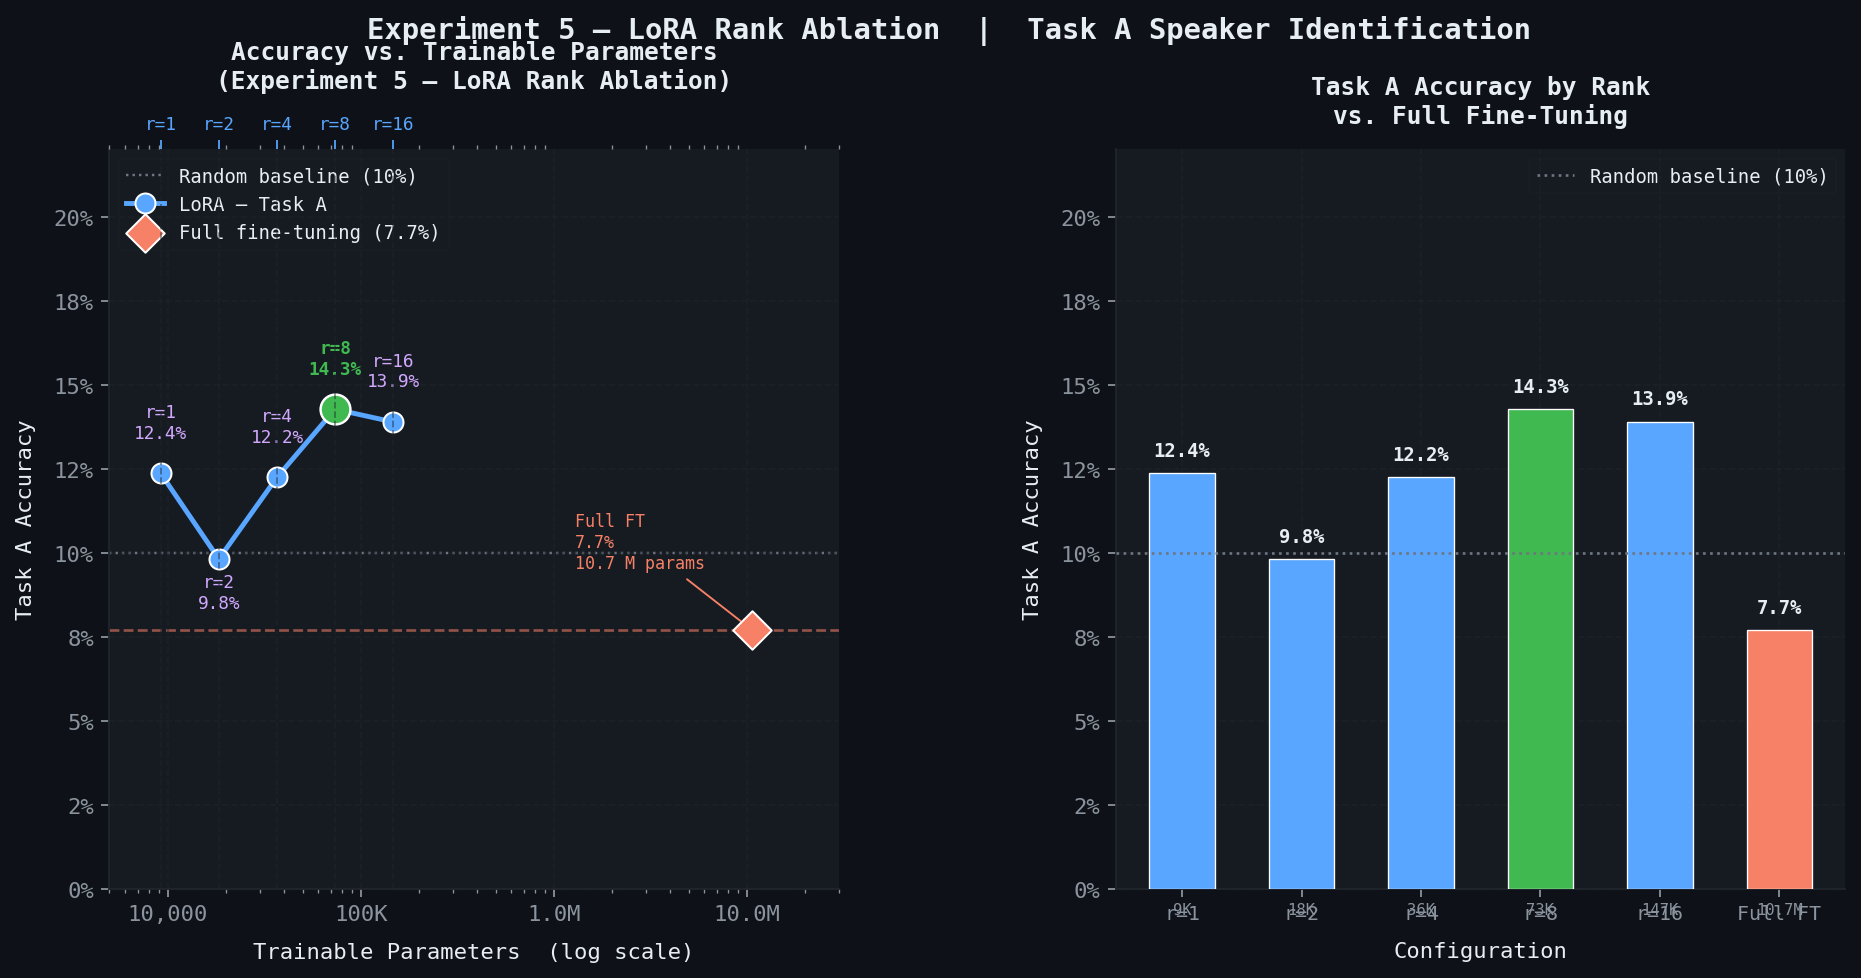

Source code (Python):
import matplotlib.pyplot as plt
import matplotlib.patches as mpatches
import matplotlib.ticker as ticker
import numpy as np
import os

# ═══════════════════════════════════════════════════════════════
#  HARDCODED DATA  — Experiment 5: LoRA Rank Ablation
# ═══════════════════════════════════════════════════════════════

# ── LoRA results ────────────────────────────────────────────────
ranks            = [1,      2,      4,      8,      16]
trainable_params = [9_216,  18_432, 36_864, 73_728, 147_456]
task_a_accuracy  = [0.1236, 0.0981, 0.1224, 0.1427, 0.1389]

# ── Full fine-tuning results ─────────────────────────────────────
fft_params   = 10_696_704   # total model params (all trainable)
fft_acc_a    = 0.0769       # Task A  7.69 %
fft_acc_b    = 0.8840       # Task B 88.40 %  (reference)

# ── Random baseline ──────────────────────────────────────────────
random_baseline = 0.10      # 10 % (1 in 10 speakers)

# ═══════════════════════════════════════════════════════════════
#  THEME
# ═══════════════════════════════════════════════════════════════
BG      = "#0e1117"
PANEL   = "#161b22"
GRID    = "#21262d"
FG      = "#e6edf3"
MUTED   = "#8b949e"

C_LORA  = "#58a6ff"   # blue  – LoRA curve
C_FFT   = "#f78166"   # coral – full fine-tuning
C_BASE  = "#6e7681"   # grey  – random baseline
C_BEST  = "#3fb950"   # green – best LoRA rank
C_ANN   = "#d2a8ff"   # lavender – annotation text

plt.rcParams.update({
    "font.family":       "monospace",
    "text.color":        FG,
    "axes.labelcolor":   FG,
    "xtick.color":       MUTED,
    "ytick.color":       MUTED,
    "axes.edgecolor":    GRID,
    "figure.facecolor":  BG,
    "axes.facecolor":    PANEL,
    "grid.color":        GRID,
    "grid.linestyle":    "--",
    "grid.alpha":        0.5,
    "axes.spines.top":   False,
    "axes.spines.right": False,
    "axes.grid":         True,
})

# ═══════════════════════════════════════════════════════════════
#  FIGURE  (2 panels side-by-side)
# ═══════════════════════════════════════════════════════════════
fig, axes = plt.subplots(1, 2, figsize=(14, 6),
                         gridspec_kw={"wspace": 0.38})
fig.patch.set_facecolor(BG)

best_idx = task_a_accuracy.index(max(task_a_accuracy))   # r=8

# ──────────────────────────────────────────────────────────────
#  PANEL 1 – Accuracy vs Trainable Params  (log-x)
# ──────────────────────────────────────────────────────────────
ax = axes[0]

# Random baseline
ax.axhline(random_baseline, color=C_BASE, lw=1.1, ls=":",
           label=f"Random baseline ({random_baseline*100:.0f}%)", zorder=1)

# Full fine-tuning horizontal dashed line
ax.axhline(fft_acc_a, color=C_FFT, lw=1.2, ls="--", alpha=0.55, zorder=1)

# LoRA curve
ax.plot(trainable_params, task_a_accuracy,
        color=C_LORA, lw=2.2, zorder=3,
        marker="o", ms=9,
        markeredgecolor="white", markeredgewidth=0.9,
        label="LoRA – Task A")

# Highlight best LoRA point
ax.scatter([trainable_params[best_idx]], [task_a_accuracy[best_idx]],
           color=C_BEST, s=180, zorder=6,
           edgecolors="white", linewidths=1.1)

# Annotate each LoRA rank
for i, (r, p, a) in enumerate(zip(ranks, trainable_params, task_a_accuracy)):
    color  = C_BEST if i == best_idx else C_ANN
    weight = "bold"  if i == best_idx else "normal"
    offset = (0, 16) if i != 1 else (0, -22)   # r=2 dips – push label down
    ax.annotate(f"r={r}\n{a*100:.1f}%",
                xy=(p, a), xytext=offset,
                textcoords="offset points",
                ha="center", fontsize=8,
                color=color, fontweight=weight)

# Full fine-tuning scatter
ax.scatter([fft_params], [fft_acc_a],
           color=C_FFT, s=150, zorder=5, marker="D",
           edgecolors="white", linewidths=0.9,
           label=f"Full fine-tuning ({fft_acc_a*100:.1f}%)")
ax.annotate(f"Full FT\n{fft_acc_a*100:.1f}%\n10.7 M params",
            xy=(fft_params, fft_acc_a),
            xytext=(-80, 28), textcoords="offset points",
            color=C_FFT, fontsize=7.5,
            arrowprops=dict(arrowstyle="->", color=C_FFT, lw=0.85))

# Axes
ax.set_xscale("log")
ax.xaxis.set_major_formatter(
    ticker.FuncFormatter(
        lambda x, _: f"{int(x):,}" if x < 1e5 else
                      (f"{x/1e3:.0f}K" if x < 1e6 else f"{x/1e6:.1f}M")))
ax.yaxis.set_major_formatter(ticker.PercentFormatter(xmax=1, decimals=0))
ax.set_xlim(5_000, 30_000_000)
ax.set_ylim(0.0, 0.22)

ax.set_xlabel("Trainable Parameters  (log scale)", fontsize=10, labelpad=8)
ax.set_ylabel("Task A Accuracy", fontsize=10, labelpad=8)
ax.set_title("Accuracy vs. Trainable Parameters\n(Experiment 5 – LoRA Rank Ablation)",
             fontsize=11, fontweight="bold", pad=12)

# Secondary x-axis: rank labels
ax2 = ax.twiny()
ax2.set_xscale("log")
ax2.set_xlim(ax.get_xlim())
ax2.set_xticks(trainable_params)
ax2.set_xticklabels([f"r={r}" for r in ranks], fontsize=8, color=C_LORA)
ax2.tick_params(top=True, length=4, color=C_LORA)
for sp in ax2.spines.values():
    sp.set_visible(False)

ax.legend(loc="upper left", fontsize=8.5,
          framealpha=0.2, facecolor=PANEL, edgecolor=GRID)

# ──────────────────────────────────────────────────────────────
#  PANEL 2 – Bar chart: Task A accuracy per rank
# ──────────────────────────────────────────────────────────────
ax3 = axes[1]

bar_labels  = [f"r={r}" for r in ranks] + ["Full FT"]
bar_values  = task_a_accuracy + [fft_acc_a]
bar_colors  = [C_BEST if i == best_idx else C_LORA
               for i in range(len(ranks))] + [C_FFT]

x = np.arange(len(bar_labels))
bars = ax3.bar(x, bar_values, color=bar_colors,
               edgecolor="white", linewidth=0.6, width=0.55, zorder=3)

# Random baseline line
ax3.axhline(random_baseline, color=C_BASE, lw=1.2, ls=":",
            label=f"Random baseline ({random_baseline*100:.0f}%)", zorder=4)

# Value labels on bars
for bar, val in zip(bars, bar_values):
    ax3.text(bar.get_x() + bar.get_width() / 2,
             bar.get_height() + 0.004,
             f"{val*100:.1f}%",
             ha="center", va="bottom", fontsize=8.5,
             color=FG, fontweight="bold")

ax3.set_xticks(x)
ax3.set_xticklabels(bar_labels, fontsize=9)
ax3.yaxis.set_major_formatter(ticker.PercentFormatter(xmax=1, decimals=0))
ax3.set_ylim(0, 0.22)
ax3.set_xlabel("Configuration", fontsize=10, labelpad=8)
ax3.set_ylabel("Task A Accuracy", fontsize=10, labelpad=8)
ax3.set_title("Task A Accuracy by Rank\nvs. Full Fine-Tuning",
              fontsize=11, fontweight="bold", pad=12)
ax3.legend(fontsize=8.5, framealpha=0.2,
           facecolor=PANEL, edgecolor=GRID)

# Param count below each bar
param_labels = [f"{p//1000}K" for p in trainable_params] + ["10.7M"]
for xi, pl in zip(x, param_labels):
    ax3.text(xi, -0.018, pl, ha="center", va="top",
             fontsize=7, color=MUTED, transform=ax3.get_xaxis_transform())

# ──────────────────────────────────────────────────────────────
#  Super-title
# ──────────────────────────────────────────────────────────────
fig.suptitle("Experiment 5 — LoRA Rank Ablation  |  Task A Speaker Identification",
             fontsize=13, fontweight="bold", color=FG, y=1.02)

plt.tight_layout()

os.makedirs("outputs", exist_ok=True)
out = "outputs/exp5_lora_rank_ablation.png"
plt.savefig(out, dpi=160, bbox_inches="tight", facecolor=BG)
print(f"Saved → {out}")
